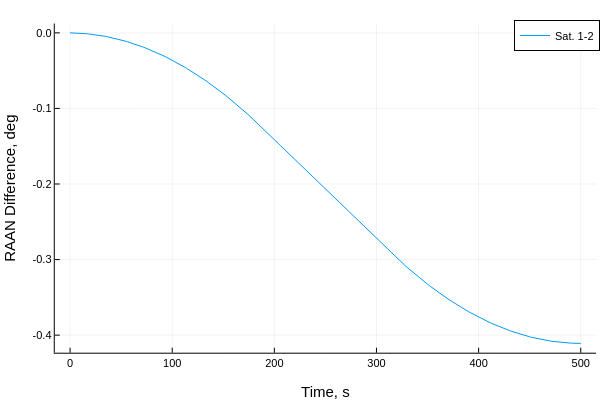

The cell this chart's notebook holds for it:
### Code cell
plot(thist,broadcast.(rad2deg,Ωhist[2:end,:]),label=permutedims(mylabel))
plot!(xlabel="Time, s", ylabel = "RAAN Difference, deg")

### Figure 1 — Plotly figure (JSON) as saved in the notebook; plotly's stock layout.template omitted (floating-point values rounded to 4 significant figures; data arrays with more than 128 entries replaced by an {"elided": "..."} marker saying what was removed)
{"data": [{"colorbar": {"len": 0.9143, "title": "", "x": 0.9934, "y": 0.533}, "legendgroup": "Sat. 1-2", "line": {"color": "rgba(0, 154, 250, 1.000)", "dash": "solid", "shape": "linear", "width": 1}, "mode": "lines", "name": "Sat. 1-2", "showlegend": true, "type": "scatter", "x": {"elided": "251 int values"}, "xaxis": "x", "y": {"elided": "251 float values"}, "yaxis": "y", "zmax": null, "zmin": null}], "layout": {"annotations": [], "height": 400, "legend": {"bgcolor": "rgba(255, 255, 255, 1.000)", "bordercolor": "rgba(0, 0, 0, 1.000)", "borderwidth": 1, "font": {"color": "rgba(0, 0, 0, 1.000)", "family": "sans-serif", "size": 11}, "title": {"font": {"color": "rgba(0, 0, 0, 1.000)", "family": "sans-serif", "size": 15}, "text": ""}, "tracegroupgap": 0, "traceorder": "normal", "x": 1, "xanchor": "auto", "y": 1, "yanchor": "auto"}, "margin": {"b": 20, "l": 0, "r": 0, "t": 20}, "paper_bgcolor": "rgba(255, 255, 255, 1.000)", "plot_bgcolor": "rgba(255, 255, 255, 1.000)", "showlegend": true, "width": 600, "xaxis": {"anchor": "y", "domain": [0.09128, 0.9934], "gridcolor": "rgba(0, 0, 0, 0.100)", "gridwidth": 0.5, "linecolor": "rgba(0, 0, 0, 1.000)", "mirror": false, "range": [-15, 515], "showgrid": true, "showline": true, "showticklabels": true, "tickangle": 0, "tickcolor": "rgb(0, 0, 0)", "tickfont": {"color": "rgba(0, 0, 0, 1.000)", "family": "sans-serif", "size": 11}, "tickmode": "array", "ticks": "inside", "ticktext": ["0", "100", "200", "300", "400", "500"], "tickvals": [0, 100, 200, 300, 400, 500], "title": "Time, s", "titlefont": {"color": "rgba(0, 0, 0, 1.000)", "family": "sans-serif", "size": 15}, "type": "-", "visible": true, "zeroline": false, "zerolinecolor": "rgba(0, 0, 0, 1.000)"}, "yaxis": {"anchor": "x", "domain": [0.07581, 0.9902], "gridcolor": "rgba(0, 0, 0, 0.100)", "gridwidth": 0.5, "linecolor": "rgba(0, 0, 0, 1.000)", "mirror": false, "range": [-0.4232, 0.01231], "showgrid": true, "showline": true, "showticklabels": true, "tickangle": 0, "tickcolor": "rgb(0, 0, 0)", "tickfont": {"color": "rgba(0, 0, 0, 1.000)", "family": "sans-serif", "size": 11}, "tickmode": "array", "ticks": "inside", "ticktext": ["-0.4", "-0.3", "-0.2", "-0.1", "0.0"], "tickvals": [-0.4, -0.3, -0.2, -0.1, 0], "title": "RAAN Difference, deg", "titlefont": {"color": "rgba(0, 0, 0, 1.000)", "family": "sans-serif", "size": 15}, "type": "-", "visible": true, "zeroline": false, "zerolinecolor": "rgba(0, 0, 0, 1.000)"}}}
